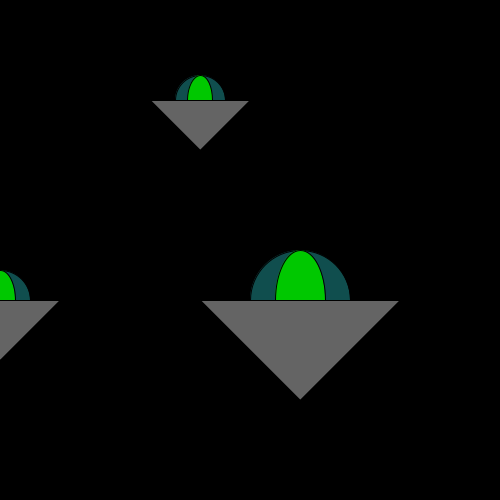
Frame 1 (no input)
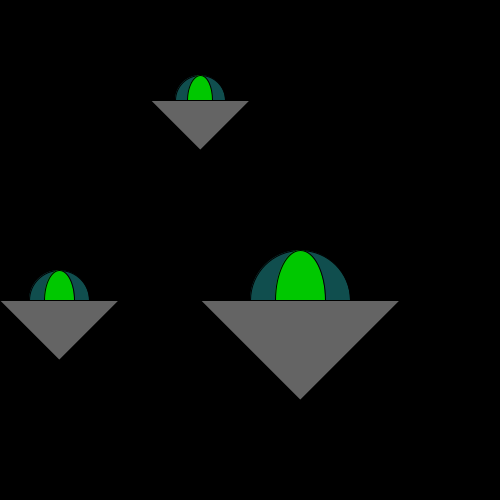
Frame 60 (the mouse pressed at the canvas centre just before this capture)
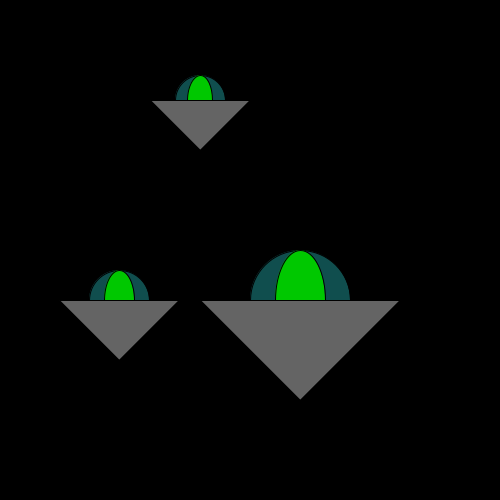
Frame 120 (the mouse held since frame 60 and released just before this capture)

The Processing sketch that drew these frames (run headless with seeded random() and noise(); from frame 60 on, the mouse is pressed at the canvas centre):

// Processing sketch: funcionNave
// ── funcionNave.pde
int pos;
void setup() {
  size(500, 500);
}
void draw() {
  background(0);
  marciano(200, 100, 50);
  marciano(300, 300, 100);
  marciano(pos, 300, 60);
  pos++;
  println(pos);
}

void marciano(int px, int py, int tam) {
  fill(40, 200, 200, 100);
  ellipse(px, py, tam, tam);
  fill(0, 200, 0);
  ellipse(px, py, tam/2, tam);
  fill(100);
  triangle(px-tam, py, px+tam, py, px, py+tam);
}
